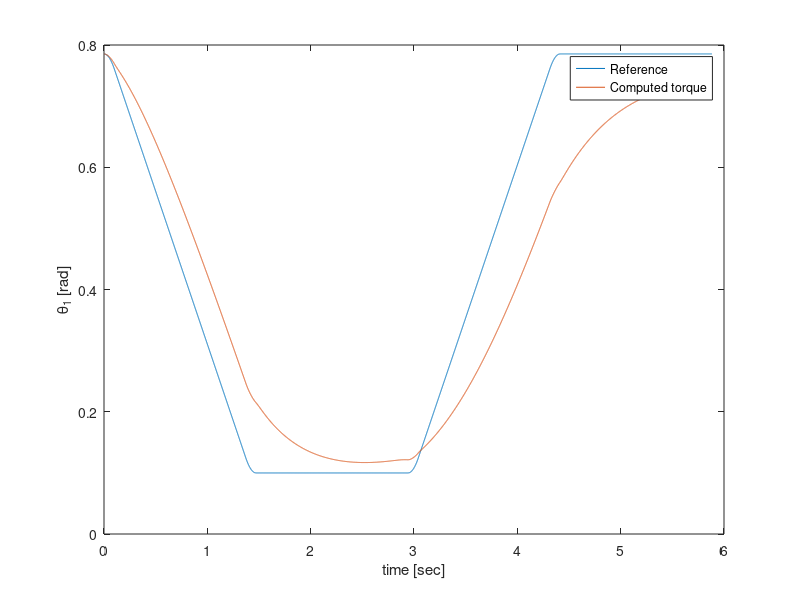
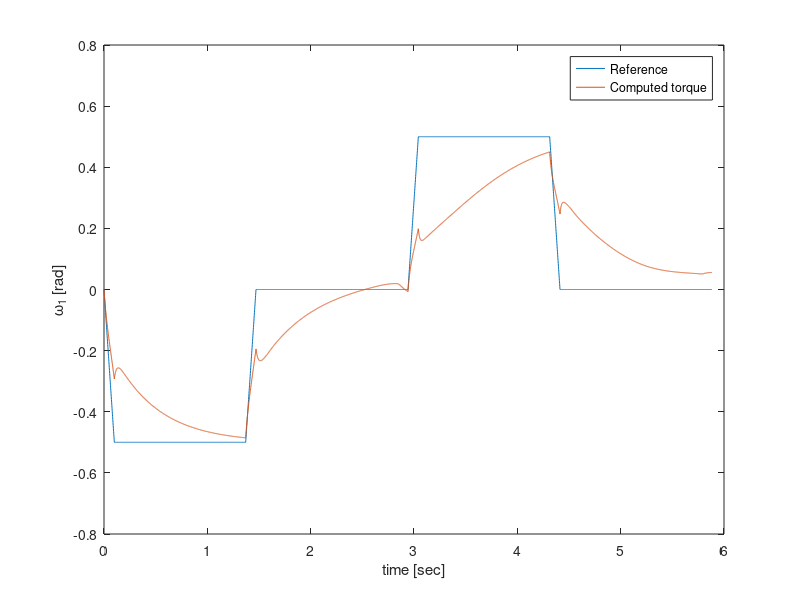
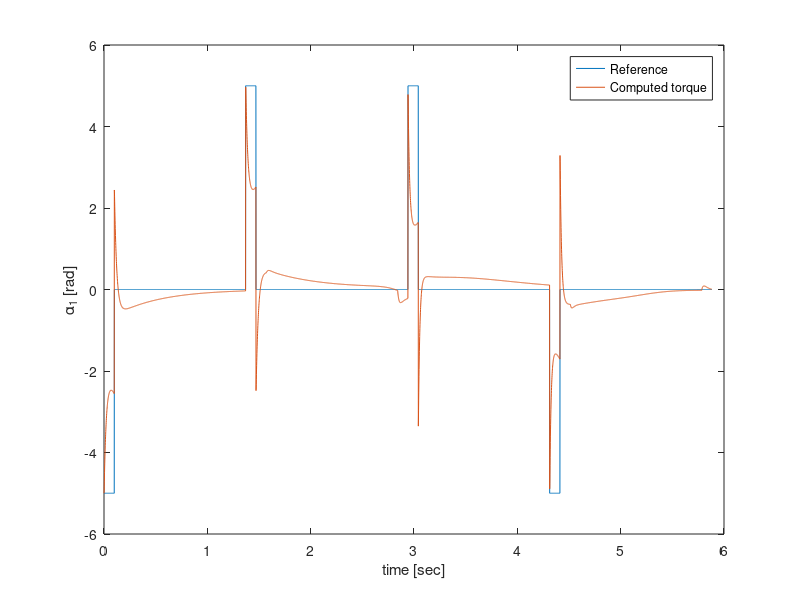
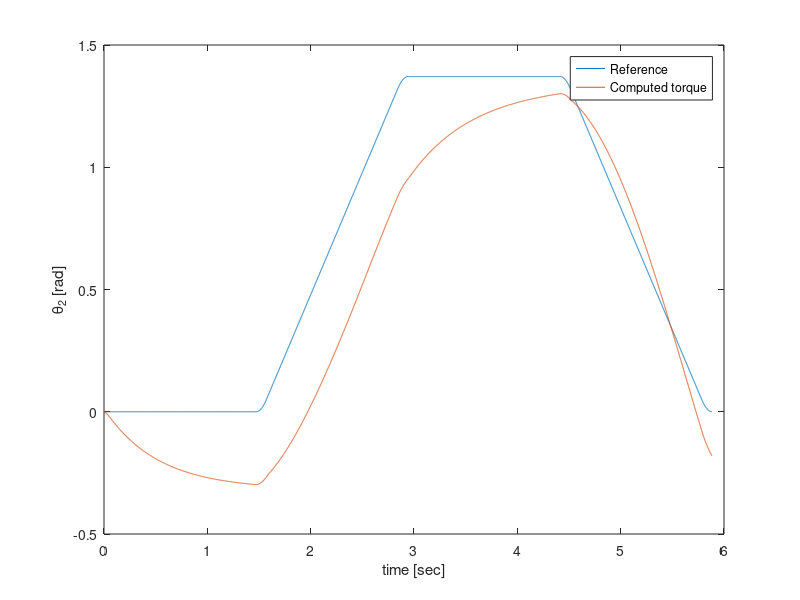

Recreate these plots in MATLAB, in order.
% simulation of two link robot
clear

%%%%%%%%%%%%%%%%%%%%%%%%%%%%  link properties
%======================================  link 1
l1 = 0.235; % length [m]
lc1 = 0.160; % mass center
m1 = 0.228; % mass [kg]
% moment of inertia
I1xx = 0.00006781; I1xy = 0.00002608; I1xz = 0;
I1yx = 0.00002608; I1yy = 0.00631914; I1yz = 0;
I1zx = 0; I1zy = 0; I1zz = 0.00630459;
%======================================  link 2
l2 = 0.305; % length [m]
lc2 = 0.135; % mass center
m2 = 0.275; % mass [kg]
% moment of inertia
I2xx = 0.00012618; I2xy = 0.00001090; I2xz = 0;
I2yx = 0.00001090; I2yy = 0.00062333; I2yz = 0;
I2zx = 0; I2zy = 0; I2zz = 0.00055076;

I1 = 0;
I2 = 0;

g = 9.82;


%kp1 = 25; kv1 = 10; kp2 = 25; kv2 = 10;
kp1 = 100; kv1 = 20; kp2 = 100; kv2 = 20; kp3 = 100; kv3 = 20;

% 1) simulation of the effect of compensating V and G
% 
dt = 0.001;

% definition of trajectory  
am1 = 5; am2 = 10; am3 = 10; % max angular accelerations
vm1 = 0.5; vm2 = 1; vm3 = 1;% max angular velocities
pa1 = vm1^2/am1/2; pa2 = vm2^2/am2/2; pa3 = vm3^2/am3/2; %acc distance
na1 = ceil(vm1/am1/dt); na2 = ceil(vm2/am2/dt); na3 = ceil(vm3/am3/dt); %acc samples
ta1 = na1*dt, ta2 = na2*dt; ta3 = na3*dt;
ac1 = vm1/na1/dt; ac1r = ones(1,na1)*ac1;
timear1 = 0:dt:dt*(length(ac1r)-1); 
discrete_integration = tf(dt,[1 -1],dt);
va1r = lsim(discrete_integration,ac1r,timear1);
pa1r = lsim(discrete_integration,va1r,timear1);
ac2 = vm2/na2/dt; ac2r = ones(1,na2)* ac2;
timear2 = 0:dt:dt*(length(ac2r)-1);
va2r = lsim(discrete_integration,ac2r,timear2);
pa2r = lsim(discrete_integration,va2r,timear2);
ac3 = vm3/na3/dt; ac3r = ones(1,na3)* ac3;
timear3 = 0:dt:dt*(length(ac3r)-1);
va3r = lsim(discrete_integration,ac3r,timear3);
pa3r = lsim(discrete_integration,va3r,timear3);

% definition of way points a, b, c, d and e
th1a = pi/4; th1b = 0; th1c = 0; th1d = pi/4; th1e = pi/4;
th2a = 0; th2b = 0; th2c = pi/2; th2d = pi/2; th2e = 0;
th3a = 0; th3b = 0; th3c = 0; th3d = 0; th3e = 0;
tab = (abs(th1b-th1a)-2*pa1)/vm1; nab=ceil(tab/dt); % time a->b
acc1ref_ab = [-ac1r 0*ones(1,nab-2*length(ac1r)) ac1r];
acc2ref_ab = [zeros(1,nab)];
tbc = (abs(th2c-th2b)-2*pa2)/vm2; nbc = ceil(tbc/dt); % time b->c
acc1ref_bc = [zeros(1,nbc)];
acc2ref_bc = [ac2r 0*ones(1,nbc-2*length(ac2r)) -ac2r];
tcd = (abs(th1d-th1c)-2*pa1)/vm1; ncd=ceil(tcd/dt); % tid c->d
acc1ref_cd = [ac1r 0*ones(1,ncd-2*length(ac1r)) -ac1r];
acc2ref_cd = [zeros(1,ncd)];
tde = (abs(th2e-th2d)-2*pa2)/vm2; nde = ceil(tde/dt); % tid b->c
acc1ref_de = [zeros(1,nde)];
acc2ref_de = [-ac2r 0*ones(1,nde-2*length(ac2r)) ac2r];
time = 0:dt:(nab+nbc+ncd+nde-1)*dt

acc1ref = [acc1ref_ab acc1ref_bc acc1ref_cd acc1ref_de];
omega1ref = lsim(discrete_integration,acc1ref,time);
theta1ref = lsim(discrete_integration,omega1ref,time)+th1a;
% figure(3), plot(time,acc1ref)
% figure(2), plot(time,omega1ref)
% figure(1), plot(time,theta1ref)
acc2ref = [acc2ref_ab acc2ref_bc acc2ref_cd acc2ref_de]
omega2ref = lsim(discrete_integration,acc2ref,time);
theta2ref = lsim(discrete_integration,omega2ref,time,th2a);
% figure(6), plot(time,acc2ref)
% figure(5), plot(time,omega2ref)
% figure(4), plot(time,theta2ref)
acc3ref = [acc2ref_ab acc2ref_bc acc2ref_cd acc2ref_de]
omega3ref = lsim(discrete_integration,acc3ref,time);
theta3ref = lsim(discrete_integration,omega3ref,time,th3a);

% Initial conditions
theta1o(1) = pi/4; dtheta1o(1) = 0; ddtheta1o(1) = 0;
theta2o(1) = 0; dtheta2o(1) = 0; ddtheta2o(1) = 0;
theta1(1) = pi/4; dtheta1(1) = 0; ddtheta1(1) = 0;
theta2(1) = 0; dtheta2(1) = 0; ddtheta2(1) = 0;
theta3(1) = 0; dtheta3(1) = 0; ddtheta3(1) = 0;
omega1(1) = 0; omega2(1) = 0; omega3(1) = 0;

Ni = length(time)

% simulation with computed torque
for ii = 1:Ni-1
 H11 = (1/2)*(2*I1zz+2*I2zz+lc2.^2*m2+l1.^2*m2+l1.^2*m2*cos(2*theta2(ii) ...
  )+2*lc2*l1*m2*cos(theta3(ii))+lc2.^2*m2*cos(2*(theta2(ii)+theta3(ii)))+2* ...
  lc2*l1*m2*cos(2*theta2(ii)+theta3(ii)));
 H12 = (1/2)*((-1)*(I1yz+I1zy+I2yz+ ...
  I2zy)*cos(theta1(ii))+(I1xz+I1zx+I2xz+I2zx)*sin(theta1(ii)));
 H13 = (1/2)*((-1)*(I2yz+I2zy)*cos(theta1(ii))+(I2xz+I2zx)*sin(theta1(ii)));

 H21 = (1/2)*((-1)*(I1yz+I1zy+I2yz+I2zy)*cos(theta1(ii)) ...
     +(I1xz+I1zx+I2xz+I2zx)*sin(theta1(ii)));
 H22 = (1/2)*(I1xx+I1yy+I2xx+I2yy+2*lc2.^2*m2+2*l1.^2*m2+((-1)* ...
  I1xx+I1yy+(-1)*I2xx+I2yy)*cos(2*theta1(ii))+4*lc2*l1*m2*cos(theta3(ii) ...
  )+(-1)*I1xy*sin(2*theta1(ii))+(-1)*I1yx*sin(2*theta1(ii))+(-1)*I2xy* ...
  sin(2*theta1(ii))+(-1)*I2yx*sin(2*theta1(ii)));
 H23 = (1/2)*(I2xx+I2yy+2* ...
  lc2.^2*m2+((-1)*I2xx+I2yy)*cos(2*theta1(ii))+2*lc2*l1*m2*cos(theta3(ii)) ...
  +(-1)*I2xy*sin(2*theta1(ii))+(-1)*I2yx*sin(2*theta1(ii)));

 H31 = (1/2)*((-1)*(I2yz+I2zy)*cos(theta1(ii))+(I2xz+I2zx)*sin(theta1(ii)));
 H32 = (1/2)*(I2xx+I2yy+2*lc2.^2*m2+((-1)*I2xx+I2yy)*cos(2*theta1(ii))+2*lc2* ...
  l1*m2*cos(theta3(ii))+(-1)*I2xy*sin(2*theta1(ii))+(-1)*I2yx*sin(2*theta1(ii)));
 H33 = (1/2)*(I2xx+I2yy+2*lc2.^2*m2+((-1)*I2xx+I2yy)*cos(2* ...
  theta1(ii))+(-1)*(I2xy+I2yx)*sin(2*theta1(ii)));

 C11 = (-2)*m2*(l1*cos(theta2(ii))+lc2*cos(theta2(ii)+theta3(ii)))*((l1*sin(theta2(ii)) ...
  +lc2*sin(theta2(ii)+theta3(ii)))*dtheta2(ii)+lc2*sin(theta2(ii)+theta3(ii)) ...
  *dtheta3(ii));
 C12 = (1/2)*((I1xy+I1yx+I2xy+I2yx)*cos(2*theta1(ii) ...
  )+((-1)*I1xx+I1yy+(-1)*I2xx+I2yy)*sin(2*theta1(ii)))*dtheta2(ii);
 C13 = (1/2)*((I2xy+I2yx)*cos(2*theta1(ii))+((-1)*I2xx+I2yy)* ...
  sin(2*theta1(ii)))*(2*dtheta2(ii)+dtheta3(ii));

 C21 = (1/2)*((I1xz+I1zx+I2xz+I2zx)*cos(theta1(ii))+(I1yz+I1zy+I2yz+I2zy)* ...
  sin(theta1(ii))+m2*(l1.^2*sin(2*theta2(ii))+lc2.^2*sin(2*(theta2(ii)+theta3(ii)))+ ...
  2*lc2*l1*sin(2*theta2(ii)+theta3(ii))))*dtheta1(ii)+(-1)*(( ...
  I1xy+I1yx+I2xy+I2yx)*cos(2*theta1(ii))+((-1)*I1xx+I1yy+(-1)*I2xx+ ...
  I2yy)*sin(2*theta1(ii)))*dtheta2(ii)+(-1)*((I2xy+I2yx)* ...
  cos(2*theta1(ii))+((-1)*I2xx+I2yy)*sin(2*theta1(ii)))*dtheta3(ii);
 C22 = (-2)*lc2*l1*m2*sin(theta3(ii))*dtheta3(ii);
 C23 = (-1)*lc2*l1*m2*sin(theta3(ii))*dtheta3(ii);

 C31 = (1/2)*((I2xz+I2zx)*cos( ...
  theta1(ii))+(I2yz+I2zy)*sin(theta1(ii))+2*lc2*m2*(l1*cos(theta2(ii))+lc2*cos( ...
  theta2(ii)+theta3(ii)))*sin(theta2(ii)+theta3(ii)))*dtheta1(ii)+(-1)*(( ...
  I2xy+I2yx)*cos(2*theta1(ii))+((-1)*I2xx+I2yy)*sin(2*theta1(ii)))*( ...
  dtheta2(ii)+dtheta3(ii));
 C32 = lc2*l1*m2*sin(theta3(ii))*dtheta2(ii);
 C33 = 0;
 
 F1 = 0.25*2*(1/(1 + exp(-2*dtheta1(ii))) - 0.5) + (0.005*(dtheta1(ii))); 
 F2 = 0.685*2*(1/(1 + exp(-2*dtheta2(ii))) - 0.5) + (0.02*(dtheta2(ii)));
 F3 = 0.39*2*(1/(1 + exp(-5*dtheta3(ii))) - 0.5) + (0.008*(dtheta3(ii)));

G1 = 0;
G2 = g*((lc1*m1+l1*m2)*cos(theta2(ii))+lc2*m2*cos(theta2(ii)+theta3(ii)));
G3 = lc2*g*m2*cos(theta2(ii)+theta3(ii));   

M = [H11 H12 H13; H21 H22 H23; H31 H32 H33];
alpha = [H11 H12 H13; H21 H22 H23; H31 H32 H33];

nlpt = [C11 C12 C13; C21 C22 C23; C31 C32 C33]+[G1;G2;G3]+[F1; F2; F3]; %The nonlinear part of the system
beta = [C11 C12 C13; C21 C22 C23; C31 C32 C33]+[G1;G2;G3]+[F1; F2; F3]; %The compensator
taup1 = kp1*(theta1ref(ii)-theta1(ii))-kv1*dtheta1(ii)+kv1*(omega1ref(ii)-omega1(ii))+acc1ref(ii);
taup2 = kp2*(theta2ref(ii)-theta2(ii))-kv2*dtheta2(ii)+kv2*(omega2ref(ii)-omega2(ii))+acc2ref(ii);
taup3 = kp3*(theta3ref(ii)-theta3(ii))-kv3*dtheta3(ii)+kv3*(omega3ref(ii)-omega3(ii))+acc3ref(ii);
tau = alpha*[taup1;taup2;taup3];%+beta; %With or without the compensator
%simulation step
theta1(ii+1) = theta1(ii)+dt*dtheta1(ii);
theta2(ii+1) = theta2(ii)+dt*dtheta2(ii);
theta3(ii+1) = theta3(ii)+dt*dtheta3(ii);
acc = M\(tau-nlpt);

%used as feedback for calculating the speed error
omega1(ii+1) = (theta1(ii+1)-theta1(ii))/dt;
omega2(ii+1) = (theta2(ii+1)-theta2(ii))/dt;
omega3(ii+1) = (theta3(ii+1)-theta3(ii))/dt;

ddtheta1(ii) = acc(1);
ddtheta2(ii) = acc(2);
ddtheta3(ii) = acc(3);
dtheta1(ii+1) = dtheta1(ii)+dt*acc(1);
dtheta2(ii+1) = dtheta2(ii)+dt*acc(2);
dtheta3(ii+1) = dtheta3(ii)+dt*acc(3);
end


% Plotting everything
time = dt*(0:length(theta1)-1);
figure(1), plot(time,theta1ref,time,theta1)
xlabel('time [sec]')
ylabel('\theta_1 [rad]')
legend('Reference','Computed torque')
figure(2), plot(time,omega1ref,time,dtheta1)
xlabel('time [sec]')
ylabel('\omega_1 [rad]')
legend('Reference','Computed torque')
figure(3), plot(time,acc1ref,time(1:length(ddtheta1)),ddtheta1)
xlabel('time [sec]')
ylabel('\alpha_1 [rad]')
legend('Reference','Computed torque')
figure(4), plot(time,theta2ref,time,theta2)
xlabel('time [sec]')
ylabel('\theta_2 [rad]')
legend('Reference','Computed torque')
figure(5), plot(time,omega2ref,time,dtheta2)
xlabel('time [sec]')
ylabel('\omega_2 [rad]')
legend('Reference','Computed torque')
figure(6), plot(time,acc2ref,time(1:length(ddtheta2)),ddtheta2)
xlabel('time [sec]')
ylabel('\alpha_1 [rad]')
legend('Reference','Computed torque')
figure(7), plot(time,theta3ref,time,theta3)
xlabel('time [sec]')
ylabel('\theta_3 [rad]')
legend('Reference','Computed torque')
figure(8), plot(time,omega3ref,time,dtheta3)
xlabel('time [sec]')
ylabel('\omega_3 [rad]')
legend('Reference','Computed torque')
figure(9), plot(time,acc3ref,time(1:length(ddtheta3)),ddtheta3)
xlabel('time [sec]')
ylabel('\alpha_3 [rad]')
legend('Reference','Computed torque')
